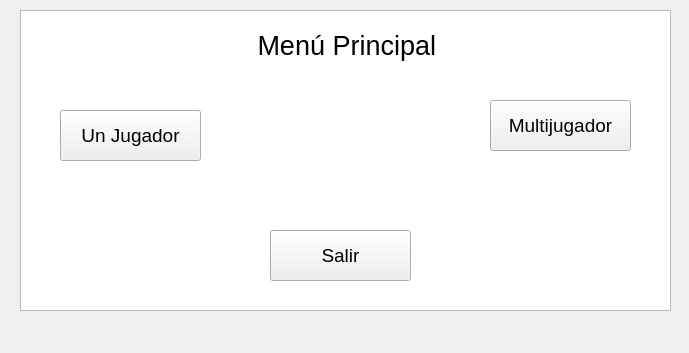
<?xml version="1.0" encoding="UTF-8"?>
<ui version="4.0">
 <class>players</class>
 <widget class="QWidget" name="players">
  <property name="geometry">
   <rect>
    <x>0</x>
    <y>0</y>
    <width>689</width>
    <height>353</height>
   </rect>
  </property>
  <property name="windowTitle">
   <string>Form</string>
  </property>
  <widget class="QGraphicsView" name="graphicsView">
   <property name="geometry">
    <rect>
     <x>20</x>
     <y>10</y>
     <width>651</width>
     <height>301</height>
    </rect>
   </property>
  </widget>
  <widget class="QLabel" name="label_3">
   <property name="geometry">
    <rect>
     <x>220</x>
     <y>20</y>
     <width>241</width>
     <height>51</height>
    </rect>
   </property>
   <property name="font">
    <font>
     <pointsize>20</pointsize>
    </font>
   </property>
   <property name="text">
    <string>     Menú Principal</string>
   </property>
  </widget>
  <widget class="QPushButton" name="unJug">
   <property name="geometry">
    <rect>
     <x>60</x>
     <y>110</y>
     <width>141</width>
     <height>51</height>
    </rect>
   </property>
   <property name="font">
    <font>
     <pointsize>14</pointsize>
    </font>
   </property>
   <property name="text">
    <string>Un Jugador</string>
   </property>
  </widget>
  <widget class="QPushButton" name="salir">
   <property name="geometry">
    <rect>
     <x>270</x>
     <y>230</y>
     <width>141</width>
     <height>51</height>
    </rect>
   </property>
   <property name="font">
    <font>
     <pointsize>14</pointsize>
    </font>
   </property>
   <property name="text">
    <string>Salir</string>
   </property>
  </widget>
  <widget class="QPushButton" name="dosJug">
   <property name="geometry">
    <rect>
     <x>490</x>
     <y>100</y>
     <width>141</width>
     <height>51</height>
    </rect>
   </property>
   <property name="font">
    <font>
     <pointsize>14</pointsize>
    </font>
   </property>
   <property name="text">
    <string>Multijugador</string>
   </property>
  </widget>
 </widget>
 <resources/>
 <connections/>
</ui>
